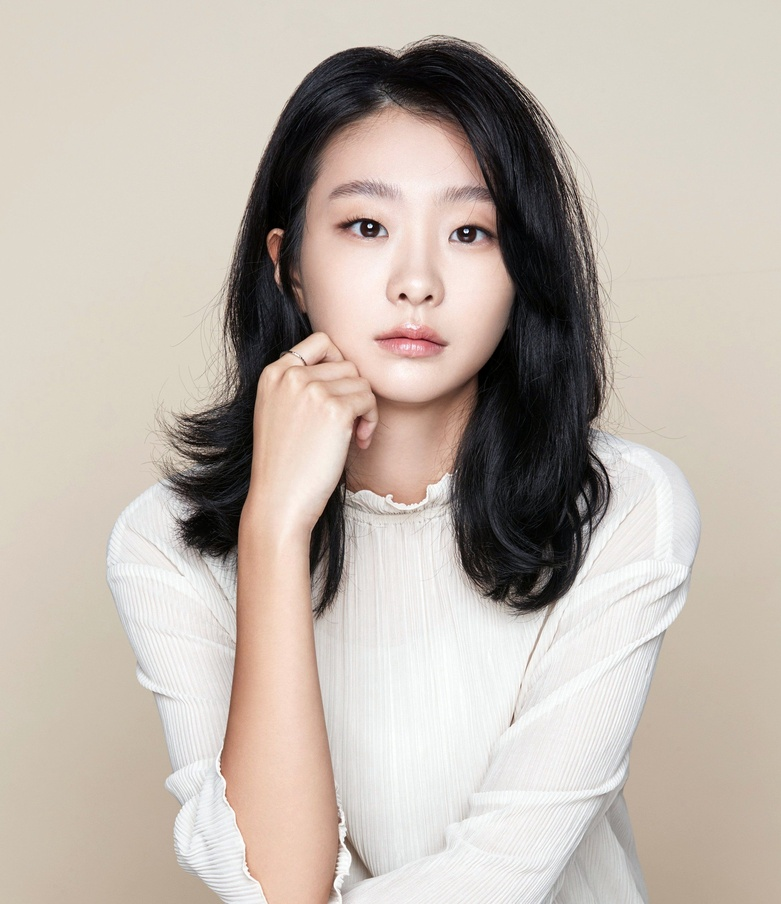
#> input picture day87/img/pict.jpg, 781 x 904 px, shrunk from 2498 x 2891 before the run, found by its file name
$ jupyter execute haarcascade_cv_dicoding.ipynb   (shell and % lines are left out)
#> lines starting #> are read from the running program, lines starting #| are printed output that depends on the picture; after the words box and inside, x2 and y2 are one past the last pixel; in counts of white or black regions, pixels touching at a corner belong together
## Implementasi Algoritma Haar Cascade Sebagai Detektor Wajah

Dicoding

[cell 1]
import matplotlib.patches as mpatches
import matplotlib.pyplot as plt
import numpy as np
import cv2

plt.rcParams['figure.figsize'] = [15,30]

[cell 2]
path = 'pict.jpg'
img = cv2.imread(path)
#> img is the input picture: shape (904, 781, 3); mean B, G, R 173.1, 182, 191.9

# Merubah gambar menjadi RGB
img_rgb = cv2.cvtColor(img, cv2.COLOR_BGR2RGB)

plt.imshow(img_rgb)
plt.show()

[cell 3]
face_cascade = cv2.CascadeClassifier('haarcascade_frontalface_default.xml')

path = ('pict.jpg')
img = cv2.imread(path)
gray = cv2.cvtColor(img, cv2.COLOR_BGR2GRAY)
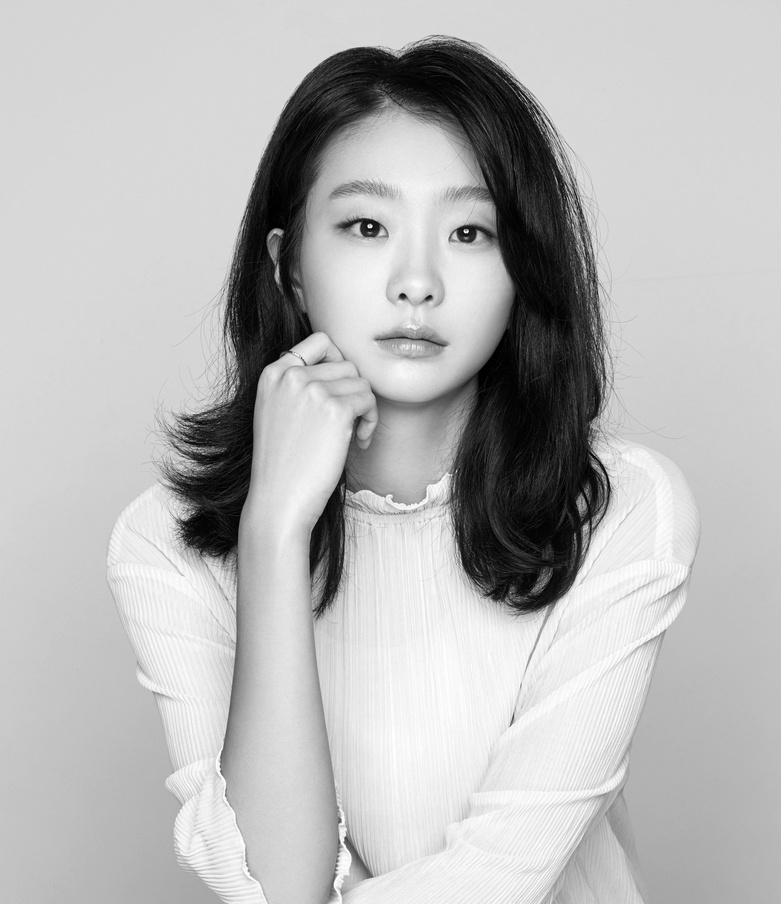
#> gray: shape (904, 781); min 0, max 255, mean 183.9

[cell 4]
faces = face_cascade.detectMultiScale(
    gray,
    scaleFactor = 1.3,
    minNeighbors = 5
)
#> faces = [[275, 125, 277, 277]]

for (x, y, w, h) in faces:
  img = cv2.rectangle(
      img,
      (x, y),
      (x+w, y+h),
      (255, 0, 0),
      3
  )

  roi_gray = gray[y:y+h, x:x+w]
  roi_color = img[y:y+h, x:x+w]
#> this loop made 1 pass
#> pass 1, `img = cv2.rectangle( img, (x, y), (x+w, y+h), (255, 0, 0), 3 )`:
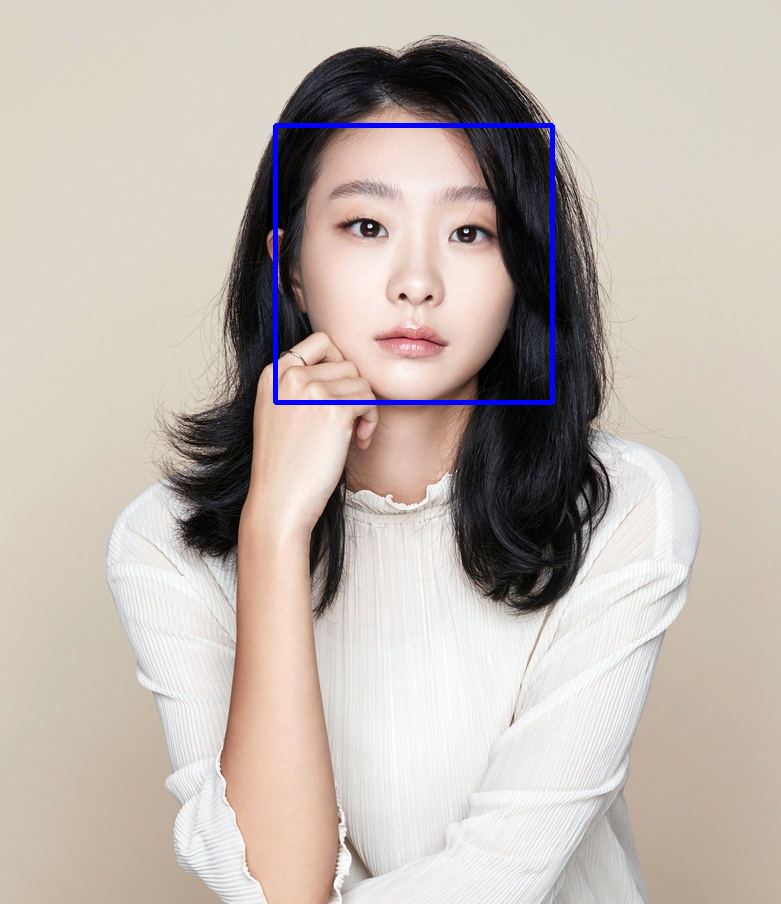
#> img: shape (904, 781, 3); 0.78% of pixels changed, all inside (x1, y1, x2, y2) = (273, 123, 555, 405)
#> pass 1, `roi_gray = gray[y:y+h, x:x+w]`:
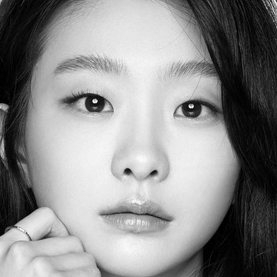
#> roi_gray: shape (277, 277); min 0, max 253, mean 140.5
#> pass 1, `roi_color = img[y:y+h, x:x+w]`:
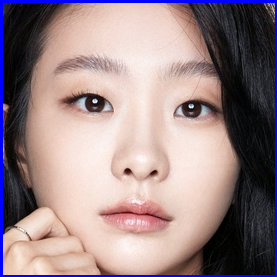
#> roi_color: shape (277, 277, 3); mean B, G, R 134.9, 132.3, 152.9

plt.xticks([])
plt.yticks([])

face_patch = mpatches.Patch(color='blue', label='Faces')

plt.legend(handles=[face_patch],
           loc='lower right', fontsize=12)

imgplot = plt.imshow(cv2.cvtColor(img, cv2.COLOR_BGR2RGB))

[cell 5]
# Pendeteksi mata

# Pendeteksi senyum

[cell 6]
face_cascade = cv2.CascadeClassifier('haarcascade_frontalface_default.xml')
eye_cascade = cv2.CascadeClassifier('haarcascade_eye.xml')
smile_cascade = cv2.CascadeClassifier('haarcascade_smile.xml')

path = 'pict.jpg'
img = cv2.imread(path)
gray = cv2.cvtColor(img, cv2.COLOR_BGR2GRAY)

[cell 7]
faces = face_cascade.detectMultiScale(gray, 1.3, 5)

for (x, y, w, h) in faces:
  img = cv2.rectangle(img, (x,y), (x+w, y+h), (255, 0, 0), 3)
  roi_gray = gray[y:y+h, x:x+w]
  roi_color = img[y:y+h, x:x+w]

  smiles = smile_cascade.detectMultiScale(roi_gray, minNeighbors=20)
  for (sx, sy, sw, sh) in smiles:
    cv2.rectangle(roi_color, (sx, sy), (sx+sw, sy+sh), (0,0,255), 3)

  eyes = eye_cascade.detectMultiScale(roi_gray)
  for (ex, ey, ew, eh) in eyes:
    cv2.rectangle(roi_color, (ex, ey), (ex+ew, ey+eh), (0, 255, 255), 3)
#> this loop made 1 pass
#> (x, y, w, h, smiles) on pass 1: (275, 125, 277, 277, [[86, 199, 103, 52], [93, 49, 104, 52]])
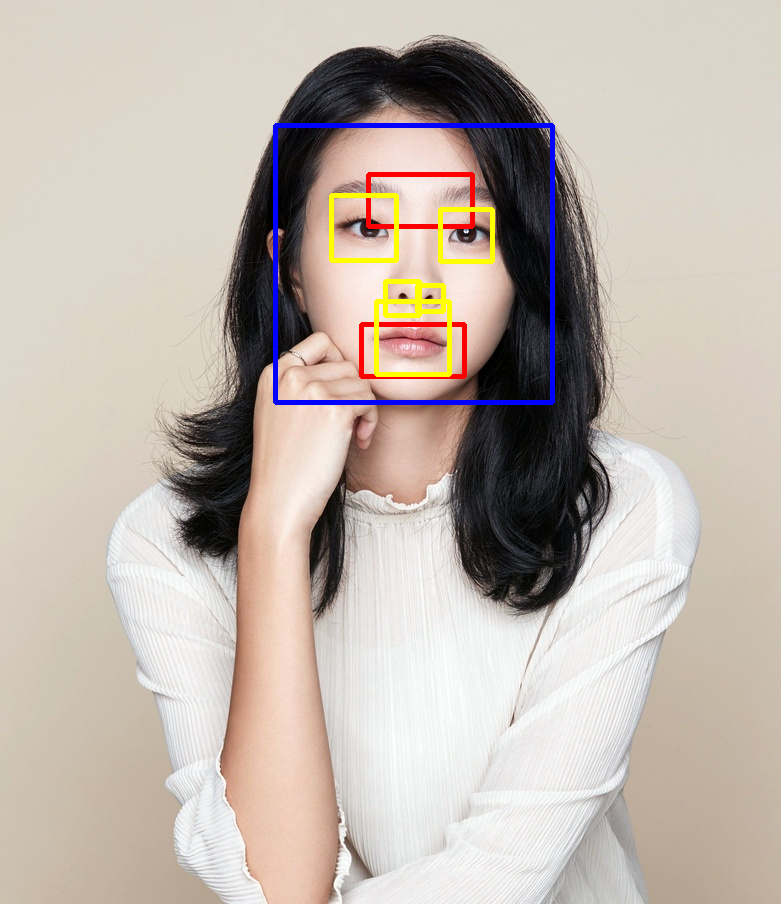
#> img: shape (904, 781, 3); 1.84% of pixels changed, all inside (x1, y1, x2, y2) = (273, 123, 555, 405)
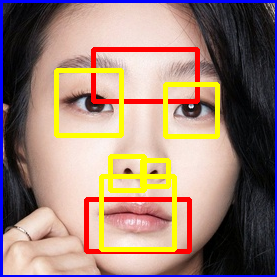
#> roi_color: shape (277, 277, 3); mean B, G, R 116.6, 128.9, 155.8

plt.xticks([])
plt.yticks([])

face_patch = mpatches.Patch(color='blue', label='Faces')
smile_patch = mpatches.Patch(color='yellow', label='Smiles')
eye_patch = mpatches.Patch(color='green', label='Eyes')

plt.legend(handles=[face_patch, smile_patch, eye_patch],
           loc = 'lower right', fontsize=12)

imgplot = plt.imshow(cv2.cvtColor(img, cv2.COLOR_BGR2RGB))
